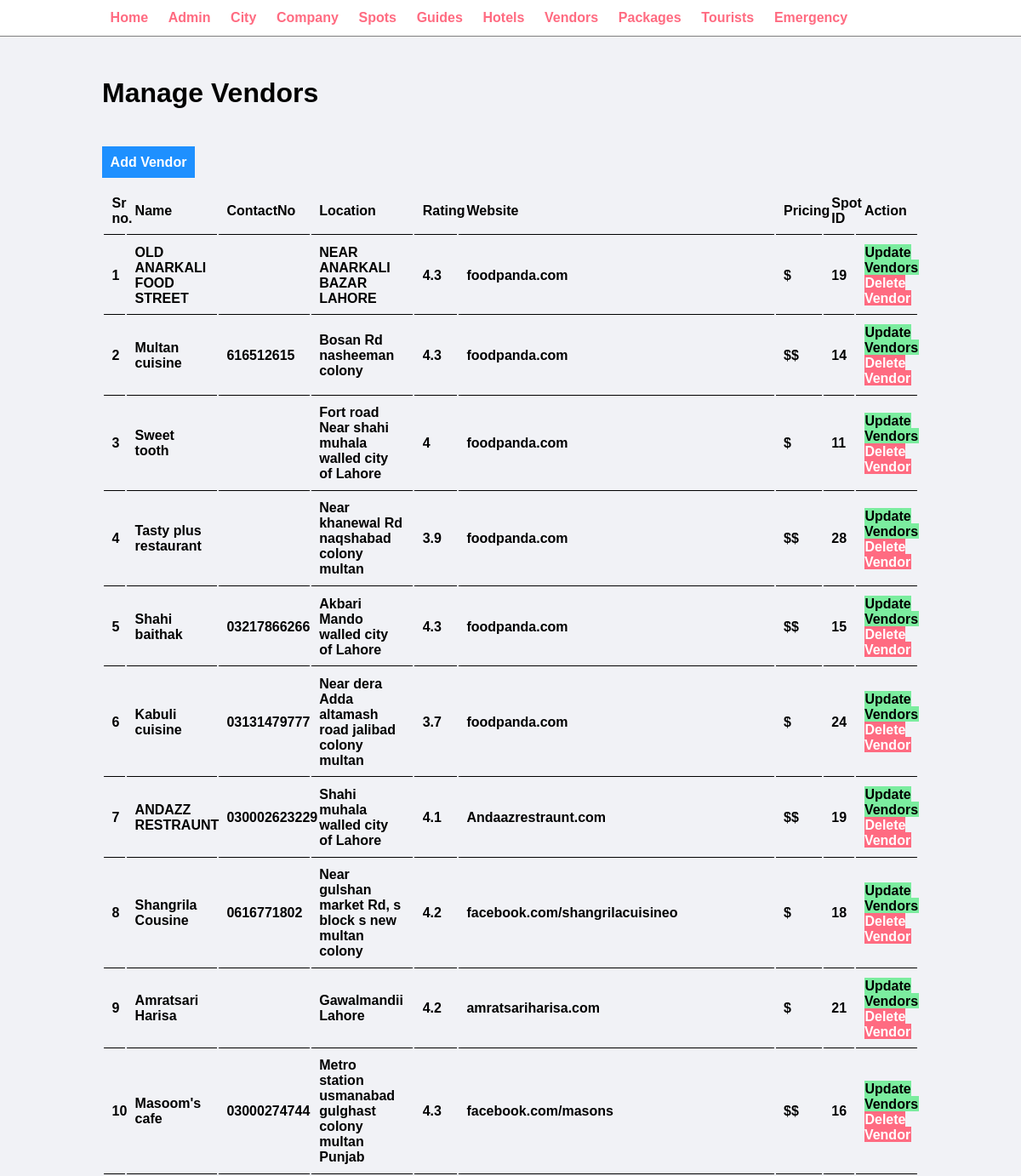
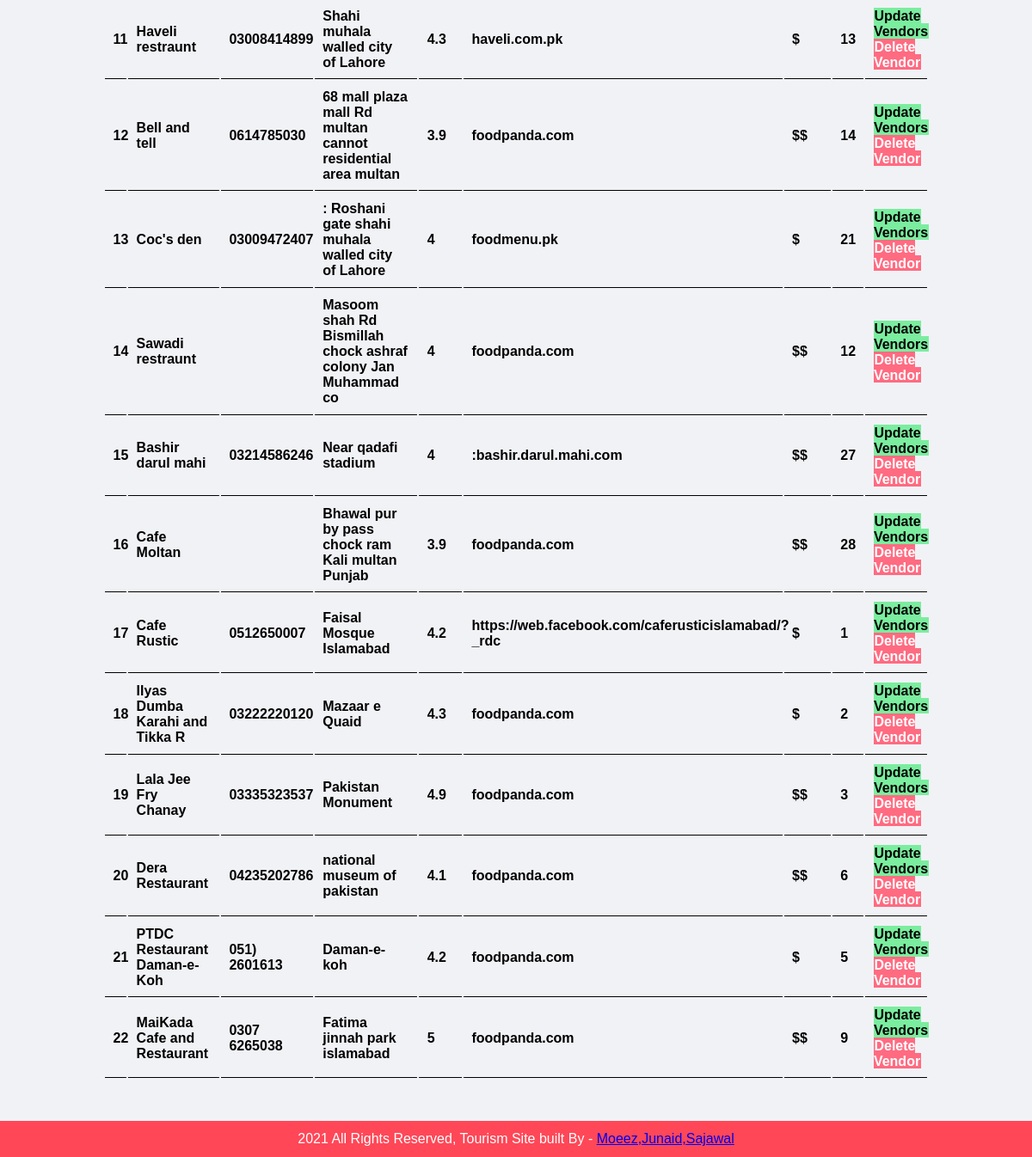
Page /admin/manage-vendor.php on the committed database (2 pictures, top to bottom).
### tables this page shows
CREATE TABLE `food_vendors` (
  `ID` int(11) NOT NULL,
  `Name` varchar(30) NOT NULL,
  `ContactNO` varchar(15) DEFAULT NULL,
  `Location` varchar(100) NOT NULL,
  `Rating` float DEFAULT NULL COMMENT 'Out of 5',
  `Website` varchar(50) DEFAULT NULL,
  `Pricing` varchar(20) DEFAULT NULL,
  `Spot_Id` int(11) NOT NULL
);

### admin/manage-vendor.php (the view, shortened to what this page needs)
<?php include('partial/menu.php'); ?>
        <div class="main-content">
            <div class="wrapper">
                <h1>Manage Vendors</h1>
                <br/>
                <br/><br/>
                <a href="add-vendor.php" class="btn-primary">Add Vendor</a>
                <br /><br />
                <table class="tbl-full">
                    <tr>
                        <th>Sr no.</th>
                        <th>Name</th>
                        <th>ContactNo</th>
                        <th>Location</th>
                        <th>Rating</th>
                        <th>Website</th>
                        <th>Pricing</th>
                        <th>Spot ID</th>
                        <th>Action</th>
                    </tr>
                    <?php
                        $sql="SELECT * FROM food_vendors";
                        $res=mysqli_query($conn, $sql);
                        if ($res==TRUE) {
                            $count=mysqli_num_rows($res);
                            if ($count>0)
                            {
                                while ($rows=mysqli_fetch_assoc($res))
                                {
                                    $a=$rows['ID'];
                                    $b=$rows['Name'];
                                    $c=$rows['ContactNO'];
                                    $d=$rows['Location'];
                                    $e=$rows['Rating'];
                                    $f=$rows['Website'];
                                    $g=$rows['Pricing'];
                                    $h=$rows['Spot_Id'];
                                    ?>
                                    <tr>
                                        <th><?php echo $a ?> </th>
                                        <th><?php echo $b ?></th>
                                        <th><?php echo $c ?></th>
                                        <th><?php echo $d ?></th>
                                        <th><?php echo $e ?></th>
                                        <th><?php echo $f ?></th>
                                        <th><?php echo $g ?></th>
                                        <th><?php echo $h ?></th>
                                        <th>
                                            <a href="<?php echo SITEURL; ?>admin/update-vendor.php?id=<?php echo $a; ?>" class="btn-secondary">Update Vendors</a>
                                            <a href="<?php echo SITEURL; ?>admin/delete-vendor.php?id=<?php echo $a; ?>" class="btn-danger">Delete Vendor</a>
                                        </th>
                                    </tr>
                                    <?php
                                }
                            }
                            else
                            {
                            }
                        }
                        else{
                        }
                    ?>
                </table>
            </div>
        </div>
<?php include('partial/footer.php'); ?>

### css/admin.css (style rules this page uses)
* { margin: 0; padding: 0; font-family: Arial, Helvetica, sans-serif; }
.wrapper { padding: 1%; width: 80%; margin: 0 auto; }
.tbl-full { width: 100%; }
table tr th { border-bottom: 1px solid black; padding: 1%; text-align: left; }
.btn-primary { background-color: #1e90ff; padding: 1%; color: white; text-decoration: none; font-weight: bold; }
.btn-secondary { background-color: #7bed9f; padding: 1%; color: black; text-decoration: none; font-weight: bold; }
.btn-danger { background-color: #ff6b81; padding: 1%; color: white; text-decoration: none; font-weight: bold; }
.main-content { background-color: #f1f2f6; padding: 3% 0; }

### rows in the picture
food_vendors: ID "1", Name "OLD ANARKALI FOOD STREET", Location "NEAR ANARKALI BAZAR LAHORE", Rating "4.3", Website "foodpanda.com", Pricing "$", Spot_Id "19"
food_vendors: ID "2", Name "Multan cuisine", ContactNO "616512615", Location "Bosan Rd nasheeman colony", Rating "4.3", Website "foodpanda.com", Pricing "$$", Spot_Id "14"
food_vendors: ID "3", Name "Sweet tooth", Location "Fort road Near shahi muhala walled city of Lahore", Rating "4", Website "foodpanda.com", Pricing "$", Spot_Id "11"
food_vendors: ID "4", Name "Tasty plus restaurant", Location "Near khanewal Rd naqshabad colony multan", Rating "3.9", Website "foodpanda.com", Pricing "$$", Spot_Id "28"
food_vendors: ID "5", Name "Shahi baithak", ContactNO "03217866266", Location "Akbari Mando walled city of Lahore", Rating "4.3", Website "foodpanda.com", Pricing "$$", Spot_Id "15"
food_vendors: ID "6", Name "Kabuli cuisine", ContactNO "03131479777", Location "Near dera Adda altamash road jalibad colony multan", Rating "3.7", Website "foodpanda.com", Pricing "$", Spot_Id "24"
food_vendors: ID "7", Name "ANDAZZ RESTRAUNT", ContactNO "030002623229", Location "Shahi muhala walled city of Lahore", Rating "4.1", Website "Andaazrestraunt.com", Pricing "$$", Spot_Id "19"
food_vendors: ID "8", Name "Shangrila Cousine", ContactNO "0616771802", Location "Near gulshan market Rd, s block s new multan colony", Rating "4.2", Website "facebook.com/shangrilacuisineo", Pricing "$", Spot_Id "18"
food_vendors: ID "9", Name "Amratsari Harisa", Location "Gawalmandii Lahore", Rating "4.2", Website "amratsariharisa.com", Pricing "$", Spot_Id "21"
food_vendors: ID "10", Name "Masoom's cafe", ContactNO "03000274744", Location "Metro station usmanabad gulghast colony multan Punjab", Rating "4.3", Website "facebook.com/masons", Pricing "$$", Spot_Id "16"
food_vendors: ID "11", Name "Haveli restraunt", ContactNO "03008414899", Location "Shahi muhala walled city of Lahore", Rating "4.3", Website "haveli.com.pk", Pricing "$", Spot_Id "13"
food_vendors: ID "12", Name "Bell and tell", ContactNO "0614785030", Location "68 mall plaza mall Rd multan cannot residential area multan", Rating "3.9", Website "foodpanda.com", Pricing "$$", Spot_Id "14"
food_vendors: ID "13", Name "Coc's den", ContactNO "03009472407", Location ": Roshani gate shahi muhala walled city of Lahore", Rating "4", Website "foodmenu.pk", Pricing "$", Spot_Id "21"
food_vendors: ID "14", Name "Sawadi restraunt", Location "Masoom shah Rd Bismillah chock ashraf colony Jan Muhammad co", Rating "4", Website "foodpanda.com", Pricing "$$", Spot_Id "12"
food_vendors: ID "15", Name "Bashir darul mahi", ContactNO "03214586246", Location "Near qadafi stadium", Rating "4", Website ":bashir.darul.mahi.com", Pricing "$$", Spot_Id "27"
food_vendors: ID "16", Name "Cafe Moltan", Location "Bhawal pur by pass chock ram Kali multan Punjab", Rating "3.9", Website "foodpanda.com", Pricing "$$", Spot_Id "28"
food_vendors: ID "17", Name "Cafe Rustic", ContactNO "0512650007", Location "Faisal Mosque Islamabad", Rating "4.2", Website "https://web.facebook.com/caferusticislamabad/?_rdc", Pricing "$", Spot_Id "1"
food_vendors: ID "18", Name "Ilyas Dumba Karahi and Tikka R", ContactNO "03222220120", Location "Mazaar e Quaid", Rating "4.3", Website "foodpanda.com", Pricing "$", Spot_Id "2"
food_vendors: ID "19", Name "Lala Jee Fry Chanay", ContactNO "03335323537", Location "Pakistan Monument", Rating "4.9", Website "foodpanda.com", Pricing "$$", Spot_Id "3"
food_vendors: ID "20", Name "Dera Restaurant", ContactNO "04235202786", Location "national museum of pakistan", Rating "4.1", Website "foodpanda.com", Pricing "$$", Spot_Id "6"
food_vendors: ID "21", Name "PTDC Restaurant Daman-e-Koh", ContactNO "051) 2601613", Location "Daman-e-koh", Rating "4.2", Website "foodpanda.com", Pricing "$", Spot_Id "5"
food_vendors: ID "22", Name "MaiKada Cafe and Restaurant", ContactNO "0307 6265038", Location "Fatima jinnah park islamabad", Rating "5", Website "foodpanda.com", Pricing "$$", Spot_Id "9"
